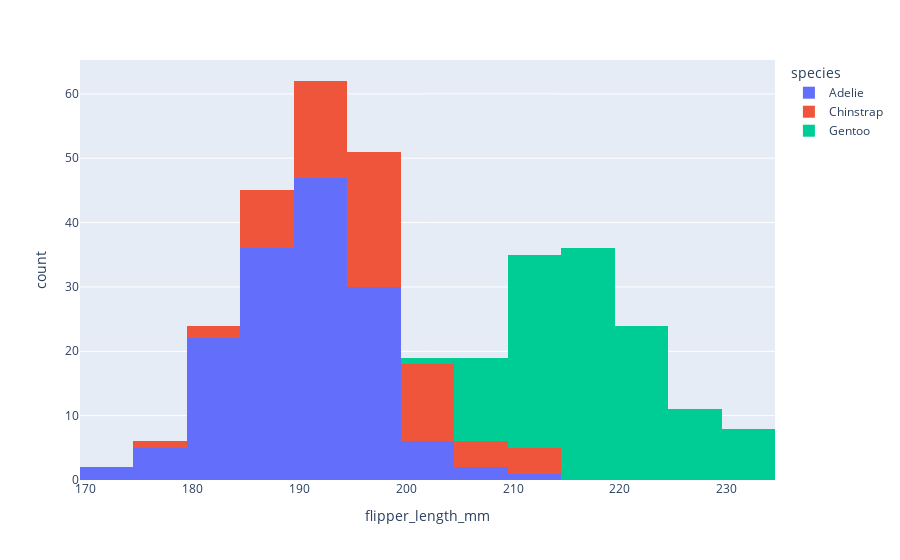

Write notebook code for a chart like this one.
### Code cell
# You have to look farther into the plotly histogram documention
# but if you scroll a little bit you can find this

#import plotly.express as px
#df = px.data.tips()
#fig = px.histogram(df, x="total_bill", color="sex")
fig = px.histogram(pingees, color="species", x="flipper_length_mm")
fig.show() # USE `fig.show(renderer="png")` FOR ALL GitHub and MarkUs SUBMISSIONS

# Does this help explain things?

### Figure 1 — Plotly figure (JSON) as saved in the notebook; plotly's stock layout.template omitted (floating-point values rounded to 4 significant figures; data arrays with more than 128 entries replaced by an {"elided": "..."} marker saying what was removed)
{"data": [{"alignmentgroup": "True", "bingroup": "x", "hovertemplate": "species=Adelie<br>flipper_length_mm=%{x}<br>count=%{y}<extra></extra>", "legendgroup": "Adelie", "marker": {"color": "#636efa", "pattern": {"shape": ""}}, "name": "Adelie", "offsetgroup": "Adelie", "orientation": "v", "showlegend": true, "type": "histogram", "x": {"elided": "152 int values"}, "xaxis": "x", "yaxis": "y"}, {"alignmentgroup": "True", "bingroup": "x", "hovertemplate": "species=Chinstrap<br>flipper_length_mm=%{x}<br>count=%{y}<extra></extra>", "legendgroup": "Chinstrap", "marker": {"color": "#EF553B", "pattern": {"shape": ""}}, "name": "Chinstrap", "offsetgroup": "Chinstrap", "orientation": "v", "showlegend": true, "type": "histogram", "x": [192, 196, 193, 188, 197, 198, 178, 197, 195, 198, 193, 194, 185, 201, 190, 201, 197, 181, 190, 195, 181, 191, 187, 193, 195, 197, 200, 200, 191, 205, 187, 201, 187, 203, 195, 199, 195, 210, 192, 205, 210, 187, 196, 196, 196, 201, 190, 212, 187, 198, 199, 201, 193, 203, 187, 197, 191, 203, 202, 194, 206, 189, 195, 207, 202, 193, 210, 198], "xaxis": "x", "yaxis": "y"}, {"alignmentgroup": "True", "bingroup": "x", "hovertemplate": "species=Gentoo<br>flipper_length_mm=%{x}<br>count=%{y}<extra></extra>", "legendgroup": "Gentoo", "marker": {"color": "#00cc96", "pattern": {"shape": ""}}, "name": "Gentoo", "offsetgroup": "Gentoo", "orientation": "v", "showlegend": true, "type": "histogram", "x": [211, 230, 210, 218, 215, 210, 211, 219, 209, 215, 214, 216, 214, 213, 210, 217, 210, 221, 209, 222, 218, 215, 213, 215, 215, 215, 216, 215, 210, 220, 222, 209, 207, 230, 220, 220, 213, 219, 208, 208, 208, 225, 210, 216, 222, 217, 210, 225, 213, 215, 210, 220, 210, 225, 217, 220, 208, 220, 208, 224, 208, 221, 214, 231, 219, 230, 214, 229, 220, 223, 216, 221, 221, 217, 216, 230, 209, 220, 215, 223, 212, 221, 212, 224, 212, 228, 218, 218, 212, 230, 218, 228, 212, 224, 214, 226, 216, 222, 203, 225, 219, 228, 215, 228, 216, 215, 210, 219, 208, 209, 216, 229, 213, 230, 217, 230, 217, 222, 214, null, 215, 222, 212, 213], "xaxis": "x", "yaxis": "y"}], "layout": {"barmode": "relative", "legend": {"title": {"text": "species"}, "tracegroupgap": 0}, "margin": {"t": 60}, "xaxis": {"anchor": "y", "domain": [0, 1], "title": {"text": "flipper_length_mm"}}, "yaxis": {"anchor": "x", "domain": [0, 1], "title": {"text": "count"}}}}
